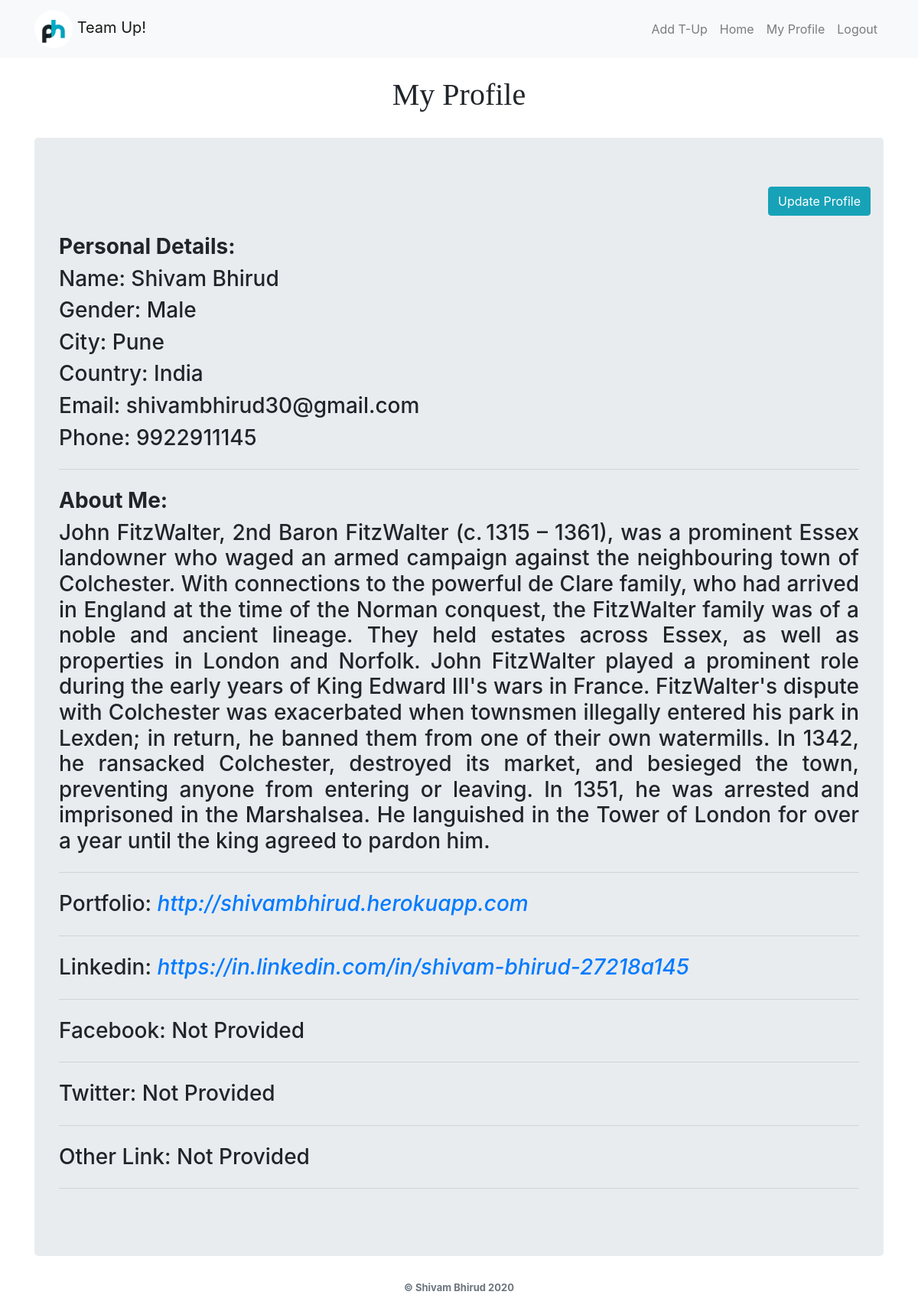
The app's page /accounts/user_profile (signed in) with its own data.
### accounts/models.py (models this page shows)
class extendeduser(models.Model):
  user = models.OneToOneField(User, primary_key=True, on_delete=models.CASCADE)
  first_name = models.CharField(max_length=255)
  last_name = models.CharField(max_length=255, default='')
  gender = models.CharField(max_length=255, blank=True, default='rather_not_say')
  email = models.EmailField(verbose_name='email', max_length=60, default='')
  about_me = models.TextField(max_length=1000, default="Let's Team-up!")
  portfolio = models.URLField(default='Not Provided')
  linkedin = models.URLField(default='Not Provided')
  facebook = models.URLField(default='Not Provided')
  twitter = models.URLField(default='Not Provided')
  other_url = models.URLField(default='Not Provided')
  city = models.CharField(max_length=255, default='')
  country = models.CharField(max_length=255, default='')
  phone = models.CharField(max_length=17, default='0000000000')
  date_joined = models.DateTimeField(verbose_name='date_joined', auto_now=True)
  last_login = models.DateTimeField(verbose_name='last_login', auto_now=True)
  is_admin = models.BooleanField(default=False)
  is_superuser = models.BooleanField(default=False)

### accounts/views.py (the view)
# urls.py: path('user_profile', views.showuserdata, name='user_profile'),
@login_required(login_url="/accounts/login")
def showuserdata(request):
  data = extendeduser.objects.filter(user = request.user)
  return render(request, 'accounts/user_profile.html', {'data':data})

### accounts/templates/accounts/user_profile.html (shortened to what this page needs)
{% extends 'base.html' %}
{% block content %}
<br>
<h1 style="text-align: center; font-family: 'Times New Roman', Times, serif;">My Profile</h1>
<br>
<div class="jumbotron">
<div class="row">
  <a href="{% url 'show_profile_page' %}" class="btn btn-info ml-auto">Update Profile</a>
</div>
{% for d in data %}
<br>
<h3 class="display-8" style="font-weight: bold;"> Personal Details:</h3>
<h3 class="display-8"> Name: {{ d.first_name }} {{ d.last_name }}</h3>
<h3 class="display-8"> Gender: {{ d.gender }}</h3>
<h3 class="display-8"> City: {{ d.city }}</h3>
<h3 class="display-8"> Country: {{ d.country }}</h3>
<h3 class="display-8"> Email: {{ d.email }}</h3>
<h3 class="display-8"> Phone: {{ d.phone }}</h3>
<hr class="my-4">
<h3 class="display-8" style="font-weight: bold;"> About Me:</h3>
<h3 class="display-9" style="text-align: justify;">{{ d.about_me }}</h3>
<hr class="my-4">
{% if d.portfolio != 'Not Provided' %}
<h3 class="display-8"> Portfolio: <a target="_blank" href="{{ d.portfolio }}" style="font-style: italic;">{{ d.portfolio }}</a></h3>
<hr class="my-4">
{% else %}
<h3 class="display-8"> Portfolio: {{ d.portfolio }}</h3>
<hr class="my-4">
{% endif %}
{% if d.linkedin != 'Not Provided' %}
<h3 class="display-8"> Linkedin: <a target="_blank" href="{{ d.linkedin }}" style="font-style: italic;">{{ d.linkedin }}</a></h3>
<hr class="my-4">
{% else %}
<h3 class="display-8"> Linkedin: {{ d.linkedin }}</h3>
<hr class="my-4">
{% endif %}
{% if d.facebook != 'Not Provided' %}
<h3 class="display-8"> Facebook: <a target="_blank" href="{{ d.facebook }}" style="font-style: italic;">{{ d.facebook }}</a></h3>
<hr class="my-4">
{% else %}
<h3 class="display-8"> Facebook: {{ d.facebook }}</h3>
<hr class="my-4">
{% endif %}
{% if d.twitter != 'Not Provided' %}
<h3 class="display-8"> Twitter: <a target="_blank" href="{{ d.twitter }}" style="font-style: italic;">{{ d.twitter }}</a></h3>
<hr class="my-4">
{% else %}
<h3 class="display-8"> Twitter: {{ d.twitter }}</h3>
<hr class="my-4">
{% endif %}
{% if d.other_url != 'Not Provided' %}
<h3 class="display-8"> Other Link: <a target="_blank" href="{{ d.other_url }}" style="font-style: italic;">{{ d.other_url }}</a></h3>
<hr class="my-4">
{% else %}
<h3 class="display-8"> Other Link: {{ d.other_url }}</h3>
<hr class="my-4">
{% endif %}
{% endfor %}
</div>
{% endblock %}

### records on screen
extendeduser: first_name "Shivam", last_name "Bhirud", gender "Male", city "Pune", country "India", email "shivambhirud30@gmail.com", phone "9922911145", about_me "John FitzWalter, 2nd Baron FitzWalter (c. 1315 – 1361), was a prominent Essex landowner who waged an armed campaign against the neighbouring town of Colchester. With connections to the powerful de Clare family, who had arrived in England at the time of the Norman conquest, the FitzWalter family was of a noble and ancient lineage. They held estates across Essex, as well as properties in London and Norfolk. John FitzWalter played a prominent role during the early years of King Edward III's wars in France. FitzWalter's dispute with Colchester was exacerbated when townsmen illegally entered his park in Lexden; in return, he banned them from one of their own watermills. In 1342, he ransacked…", portfolio "http://shivambhirud.herokuapp.com", linkedin "https://in.linkedin.com/in/shivam-bhirud-27218a145", facebook "Not Provided", twitter "Not Provided", other_url "Not Provided"
